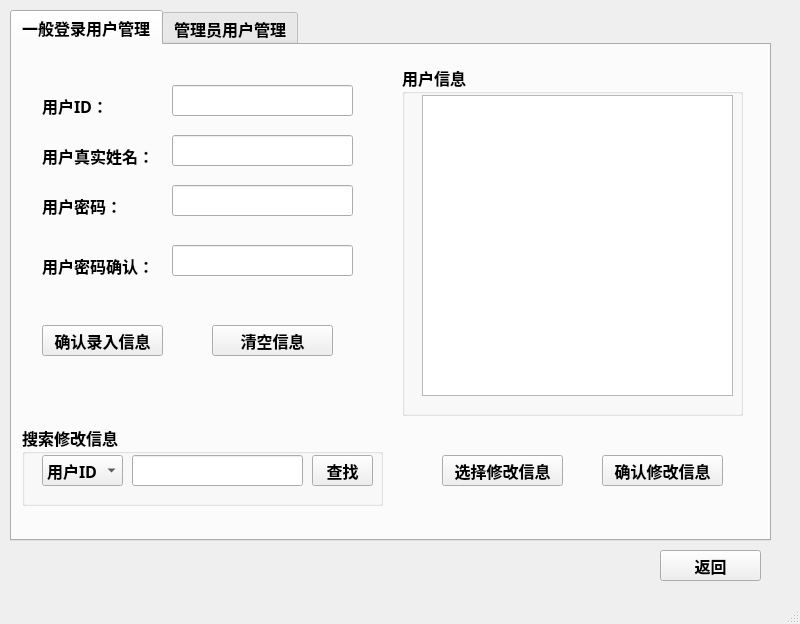
<?xml version="1.0" encoding="UTF-8"?>
<ui version="4.0">
 <class>TheSQDUsermanage</class>
 <widget class="QMainWindow" name="TheSQDUsermanage">
  <property name="geometry">
   <rect>
    <x>0</x>
    <y>0</y>
    <width>800</width>
    <height>624</height>
   </rect>
  </property>
  <property name="font">
   <font>
    <family>宋体</family>
    <pointsize>12</pointsize>
    <weight>75</weight>
    <bold>true</bold>
   </font>
  </property>
  <property name="windowTitle">
   <string>登录用户管理</string>
  </property>
  <widget class="QWidget" name="centralwidget">
   <widget class="QTabWidget" name="tabWidget">
    <property name="geometry">
     <rect>
      <x>10</x>
      <y>10</y>
      <width>761</width>
      <height>531</height>
     </rect>
    </property>
    <property name="currentIndex">
     <number>0</number>
    </property>
    <widget class="QWidget" name="tab">
     <attribute name="title">
      <string>一般登录用户管理</string>
     </attribute>
     <widget class="QLabel" name="label">
      <property name="geometry">
       <rect>
        <x>30</x>
        <y>40</y>
        <width>111</width>
        <height>41</height>
       </rect>
      </property>
      <property name="text">
       <string>用户ID：</string>
      </property>
     </widget>
     <widget class="QLineEdit" name="TUM_User_UserID_lineEdit">
      <property name="geometry">
       <rect>
        <x>160</x>
        <y>40</y>
        <width>181</width>
        <height>31</height>
       </rect>
      </property>
     </widget>
     <widget class="QLabel" name="label_2">
      <property name="geometry">
       <rect>
        <x>30</x>
        <y>90</y>
        <width>111</width>
        <height>41</height>
       </rect>
      </property>
      <property name="text">
       <string>用户真实姓名：</string>
      </property>
     </widget>
     <widget class="QLabel" name="label_3">
      <property name="geometry">
       <rect>
        <x>30</x>
        <y>140</y>
        <width>111</width>
        <height>41</height>
       </rect>
      </property>
      <property name="text">
       <string>用户密码：</string>
      </property>
     </widget>
     <widget class="QLabel" name="label_4">
      <property name="geometry">
       <rect>
        <x>30</x>
        <y>200</y>
        <width>111</width>
        <height>41</height>
       </rect>
      </property>
      <property name="text">
       <string>用户密码确认：</string>
      </property>
     </widget>
     <widget class="QLineEdit" name="TUM_User_UserName_lineEdit">
      <property name="geometry">
       <rect>
        <x>160</x>
        <y>90</y>
        <width>181</width>
        <height>31</height>
       </rect>
      </property>
     </widget>
     <widget class="QLineEdit" name="TUM_User_UserPassword_lineEdit">
      <property name="geometry">
       <rect>
        <x>160</x>
        <y>140</y>
        <width>181</width>
        <height>31</height>
       </rect>
      </property>
     </widget>
     <widget class="QLineEdit" name="TUM_User_UserPasswordconfirm_lineEdit">
      <property name="geometry">
       <rect>
        <x>160</x>
        <y>200</y>
        <width>181</width>
        <height>31</height>
       </rect>
      </property>
     </widget>
     <widget class="QPushButton" name="TUM_User_Applymessage_pushbutton">
      <property name="geometry">
       <rect>
        <x>30</x>
        <y>280</y>
        <width>121</width>
        <height>31</height>
       </rect>
      </property>
      <property name="text">
       <string>确认录入信息</string>
      </property>
     </widget>
     <widget class="QPushButton" name="TUM_User_Clearmessage_pushbutton">
      <property name="geometry">
       <rect>
        <x>200</x>
        <y>280</y>
        <width>121</width>
        <height>31</height>
       </rect>
      </property>
      <property name="text">
       <string>清空信息</string>
      </property>
     </widget>
     <widget class="QGroupBox" name="groupBox">
      <property name="geometry">
       <rect>
        <x>390</x>
        <y>20</y>
        <width>341</width>
        <height>351</height>
       </rect>
      </property>
      <property name="title">
       <string>用户信息</string>
      </property>
      <widget class="QTableView" name="TUM_User_Repairmansge_tableView">
       <property name="geometry">
        <rect>
         <x>20</x>
         <y>30</y>
         <width>311</width>
         <height>301</height>
        </rect>
       </property>
      </widget>
     </widget>
     <widget class="QGroupBox" name="groupBox_2">
      <property name="geometry">
       <rect>
        <x>10</x>
        <y>380</y>
        <width>361</width>
        <height>81</height>
       </rect>
      </property>
      <property name="title">
       <string>搜索修改信息</string>
      </property>
      <widget class="QComboBox" name="TUM_User_Repairselect_comboBox">
       <property name="geometry">
        <rect>
         <x>20</x>
         <y>30</y>
         <width>81</width>
         <height>31</height>
        </rect>
       </property>
       <item>
        <property name="text">
         <string>用户ID</string>
        </property>
       </item>
       <item>
        <property name="text">
         <string>用户姓名</string>
        </property>
       </item>
      </widget>
      <widget class="QLineEdit" name="TUM_User_Repairdetail_lineEdit">
       <property name="geometry">
        <rect>
         <x>110</x>
         <y>30</y>
         <width>171</width>
         <height>31</height>
        </rect>
       </property>
      </widget>
      <widget class="QPushButton" name="TUM_User_Repairsearch_pushbutton">
       <property name="geometry">
        <rect>
         <x>290</x>
         <y>30</y>
         <width>61</width>
         <height>31</height>
        </rect>
       </property>
       <property name="text">
        <string>查找</string>
       </property>
      </widget>
     </widget>
     <widget class="QPushButton" name="TUM_User_Repairsearch_pushbutton_2">
      <property name="geometry">
       <rect>
        <x>430</x>
        <y>410</y>
        <width>121</width>
        <height>31</height>
       </rect>
      </property>
      <property name="text">
       <string>选择修改信息</string>
      </property>
     </widget>
     <widget class="QPushButton" name="TUM_User_Repairsearch_pushbutton_3">
      <property name="geometry">
       <rect>
        <x>590</x>
        <y>410</y>
        <width>121</width>
        <height>31</height>
       </rect>
      </property>
      <property name="text">
       <string>确认修改信息</string>
      </property>
     </widget>
    </widget>
    <widget class="QWidget" name="tab_2">
     <attribute name="title">
      <string>管理员用户管理</string>
     </attribute>
     <widget class="QLabel" name="label_5">
      <property name="geometry">
       <rect>
        <x>10</x>
        <y>190</y>
        <width>141</width>
        <height>41</height>
       </rect>
      </property>
      <property name="text">
       <string>管理员密码确认：</string>
      </property>
     </widget>
     <widget class="QLabel" name="label_6">
      <property name="geometry">
       <rect>
        <x>10</x>
        <y>140</y>
        <width>111</width>
        <height>41</height>
       </rect>
      </property>
      <property name="text">
       <string>管理员密码：</string>
      </property>
     </widget>
     <widget class="QPushButton" name="TUM_Adminr_Applymessage_pushbutton">
      <property name="geometry">
       <rect>
        <x>30</x>
        <y>280</y>
        <width>121</width>
        <height>31</height>
       </rect>
      </property>
      <property name="text">
       <string>确认录入信息</string>
      </property>
     </widget>
     <widget class="QLabel" name="label_7">
      <property name="geometry">
       <rect>
        <x>10</x>
        <y>30</y>
        <width>111</width>
        <height>41</height>
       </rect>
      </property>
      <property name="text">
       <string>管理员ID：</string>
      </property>
     </widget>
     <widget class="QLineEdit" name="TUM_Admin_UserID_lineEdit">
      <property name="geometry">
       <rect>
        <x>160</x>
        <y>30</y>
        <width>181</width>
        <height>31</height>
       </rect>
      </property>
     </widget>
     <widget class="QLineEdit" name="TUM_Admin_UserName_lineEdit">
      <property name="geometry">
       <rect>
        <x>160</x>
        <y>90</y>
        <width>181</width>
        <height>31</height>
       </rect>
      </property>
     </widget>
     <widget class="QGroupBox" name="groupBox_3">
      <property name="geometry">
       <rect>
        <x>20</x>
        <y>390</y>
        <width>411</width>
        <height>81</height>
       </rect>
      </property>
      <property name="title">
       <string>搜索修改信息</string>
      </property>
      <widget class="QComboBox" name="TUM_Admin_Repairselect_comboBox">
       <property name="geometry">
        <rect>
         <x>20</x>
         <y>30</y>
         <width>111</width>
         <height>31</height>
        </rect>
       </property>
       <item>
        <property name="text">
         <string>管理员ID</string>
        </property>
       </item>
       <item>
        <property name="text">
         <string>管理员姓名</string>
        </property>
       </item>
      </widget>
      <widget class="QLineEdit" name="TUM_Admin_Repairdetail_lineEdit">
       <property name="geometry">
        <rect>
         <x>140</x>
         <y>30</y>
         <width>171</width>
         <height>31</height>
        </rect>
       </property>
      </widget>
      <widget class="QPushButton" name="TUM_Admin_Repairsearch_pushbutton">
       <property name="geometry">
        <rect>
         <x>330</x>
         <y>30</y>
         <width>61</width>
         <height>31</height>
        </rect>
       </property>
       <property name="text">
        <string>查找</string>
       </property>
      </widget>
     </widget>
     <widget class="QPushButton" name="TUM_Admin_Clearmessage_pushbutton">
      <property name="geometry">
       <rect>
        <x>190</x>
        <y>280</y>
        <width>121</width>
        <height>31</height>
       </rect>
      </property>
      <property name="text">
       <string>清空信息</string>
      </property>
     </widget>
     <widget class="QGroupBox" name="groupBox_4">
      <property name="geometry">
       <rect>
        <x>390</x>
        <y>30</y>
        <width>341</width>
        <height>351</height>
       </rect>
      </property>
      <property name="title">
       <string>管理员信息</string>
      </property>
      <widget class="QTableView" name="TUM_Admin_Repairmansge_tableView">
       <property name="geometry">
        <rect>
         <x>20</x>
         <y>30</y>
         <width>311</width>
         <height>301</height>
        </rect>
       </property>
      </widget>
     </widget>
     <widget class="QLineEdit" name="TUM_Admin_UserPassword_lineEdit">
      <property name="geometry">
       <rect>
        <x>160</x>
        <y>140</y>
        <width>181</width>
        <height>31</height>
       </rect>
      </property>
     </widget>
     <widget class="QLineEdit" name="TUM_Admin_UserPasswordconfirm_lineEdit">
      <property name="geometry">
       <rect>
        <x>160</x>
        <y>190</y>
        <width>181</width>
        <height>31</height>
       </rect>
      </property>
     </widget>
     <widget class="QLabel" name="label_8">
      <property name="geometry">
       <rect>
        <x>10</x>
        <y>90</y>
        <width>131</width>
        <height>41</height>
       </rect>
      </property>
      <property name="text">
       <string>管理员真实姓名：</string>
      </property>
     </widget>
     <widget class="QPushButton" name="TUM_Admin_Repairsearch_pushbutton_3">
      <property name="geometry">
       <rect>
        <x>610</x>
        <y>420</y>
        <width>121</width>
        <height>31</height>
       </rect>
      </property>
      <property name="text">
       <string>确认修改信息</string>
      </property>
     </widget>
     <widget class="QPushButton" name="TUM_Admin_Repairsearch_pushbutton_2">
      <property name="geometry">
       <rect>
        <x>470</x>
        <y>420</y>
        <width>121</width>
        <height>31</height>
       </rect>
      </property>
      <property name="text">
       <string>选择修改信息</string>
      </property>
     </widget>
    </widget>
   </widget>
   <widget class="QPushButton" name="TUM_comback_pushbutton">
    <property name="geometry">
     <rect>
      <x>660</x>
      <y>550</y>
      <width>101</width>
      <height>31</height>
     </rect>
    </property>
    <property name="text">
     <string>返回</string>
    </property>
   </widget>
  </widget>
  <widget class="QMenuBar" name="menubar">
   <property name="geometry">
    <rect>
     <x>0</x>
     <y>0</y>
     <width>800</width>
     <height>22</height>
    </rect>
   </property>
  </widget>
  <widget class="QStatusBar" name="statusbar"/>
 </widget>
 <resources/>
 <connections/>
</ui>
